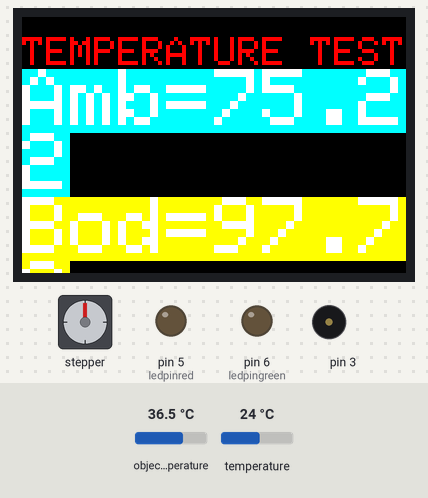
Bench run of a sketch on a simulated Arduino Uno, built with avr-gcc and run on an emulated ATmega328P. Parts: 96×64 colour display, stepper motor, output pins drawn as LEDs (lit = HIGH), buzzer (waves = sounding). Inputs (shaded band) come from the test bench; at power-on: object temperature 36.5 °C, temperature 24 °C. Stepper angles assume 300 steps per turn; what the sketch prints to the serial monitor is not drawn.

Above: at 1.8 s.
1.9 s: object temperature set to 32.5 °C
8.5 s: object temperature set to 32 °C
At 14.8 s:
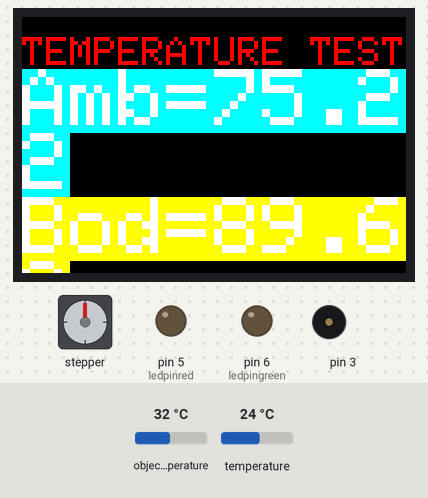
15.1 s: object temperature set to 39 °C
At 20.5 s:
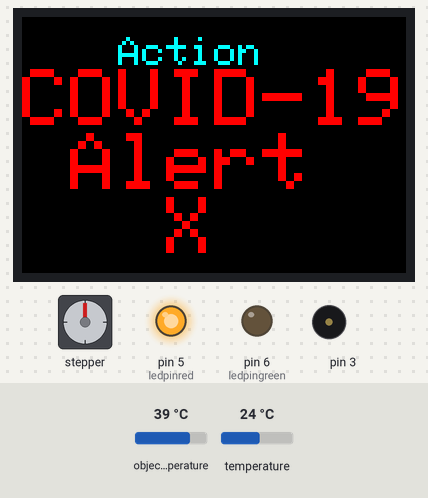
21.7 s: temperature set to 12 °C
At 27.7 s:
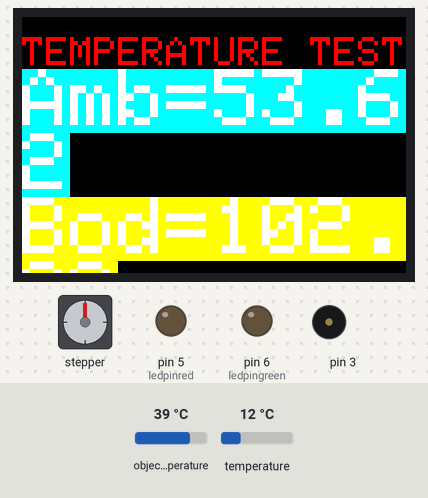
28.3 s: object temperature set to 20 °C
At 42.4 s:
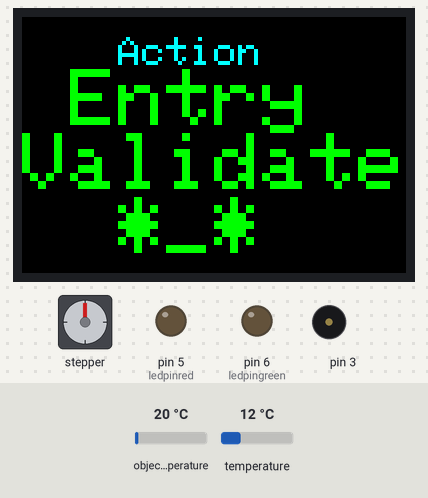
45.6 s: object temperature set to 44 °C
At 52.0 s:
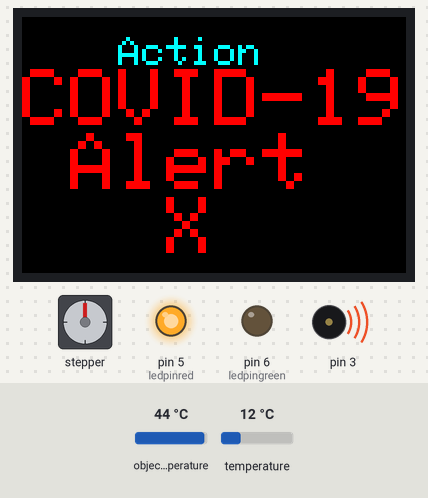
Timing chart, 0 to 53.2 s (numbered marks = the images above; inputs shaded):
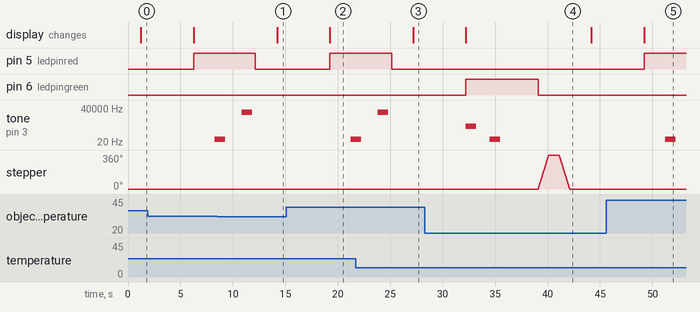

The sketch:

Final_project.ino
```cpp
/*************************                  ---ENGINEERING CAPESTONE PROJECT 2021---         ***************************************************
 *
 *
 * Project By:    Robocon's
 * Group:         6
 * Group Members: Mandal, Kirti
 *                Anaparthy, Sai Teja
 *                Kurmaighari, Sai Teja
 * Project Name:  Temperature Based Entrance System
 * Submitted To:  Prof. Jarabek, Mike
 * Instructor:    Prof. Jarabek, Mike
  References:     Adafruit, Jul 29, 2012 http://www.adafruit.com/products/684
                  Shedboy71, 6th May 2016 http://www.arduinoprojects.net/lcd-projects/mlx90614-and-oled-display-example.php#codesyntax_1
 *
 *
 **************************                 ---ENGINEERING CAPESTONE PROJECT 2021---         **************************************************/

#include <Adafruit_GFX.h>
#include <Adafruit_SSD1331.h>
#include <SPI.h>
#include <Wire.h>
#include <Adafruit_MLX90614.h>
#include "pitches.h"
Adafruit_MLX90614 mlx = Adafruit_MLX90614();

#include <Stepper.h>

const int stepsPerRevolution = 300;  // change this to fit the number of steps per revolution
// for your motor
int stepcount=0;

// initialize the stepper library on pins :
Stepper myStepper(stepsPerRevolution, 2, 4, 7, 12);

// pin definition of oled connection
#define sclk 13
#define mosi 11
#define cs   10
#define rst  9
#define dc   8
int ledpinred = 5;         //red
int ledpingreen = 6;         //green

// Color definitions
#define BLACK           0x0000
#define BLUE            0x001F
#define RED             0xF800
#define GREEN           0x07E0
#define CYAN            0x07FF
#define MAGENTA         0xF81F
#define YELLOW          0xFFE0
#define WHITE           0xFFFF

Adafruit_SSD1331 display = Adafruit_SSD1331(&SPI, cs, dc, rst);

float p = 3.1415926;
float noteDurations[] = {1,1,1};
int melody[] = {NOTE_CS1};
int melodyy[] = {NOTE_E5};
int variation= 0;

void setup(void)
{
      pinMode (ledpinred, OUTPUT);
      pinMode (ledpingreen, OUTPUT);
      //pinMode(buzzer,OUTPUT);//initialize the buzzer pin as an output
      pinMode(3, OUTPUT);
      // set the speed at 60 rpm:
  myStepper.setSpeed(60);

      Serial.begin(9600);
      Serial.println("hello!");
      display.begin();
      Serial.println("MLX_90614 testing");
      mlx.begin();
}

void loop()
{
    /*MLX90614 LOGIC*/
      Serial.print("Ambient = ");
      Serial.print(mlx.readAmbientTempC());
      Serial.print("*C\tObject = ");
      Serial.print(mlx.readObjectTempC());
      Serial.println(" Celsius");
      Serial.print("Ambient = ");
      Serial.print(mlx.readAmbientTempF());
      Serial.print("*F\tObject = ");
      Serial.print(mlx.readObjectTempF());
      Serial.println(" Farenhite");
       Serial.println(" variation is: ");
       /*to check variation between ambient temp and body temp for detection of any body */
      variation = mlx.readObjectTempF()- mlx.readAmbientTempF();
      Serial.println(variation);
      Serial.println();
      delay(1000);
      /*MLX90614 ends*/

      /*OLED CODE LOGIC STARTS*/
       display.fillScreen(BLACK);
      display.setCursor(0, 5);
      display.setTextColor(RED);
      display.setTextSize(1);
      display.println("TEMPERATURE TEST");
      display.setTextColor(WHITE, CYAN);
      display.setTextSize(2);
      display.print("Amb=");
      display.print(mlx.readAmbientTempF());
      display.print("\n");
      display.setTextColor(WHITE, YELLOW);
      display.setTextSize(2);
      display.print("Bod=");
      display.println(mlx.readObjectTempF());

       display.setTextSize(1);
        display.setTextColor(YELLOW);
      display.print("ALL TEMPERATURES IN FARHENITE");
      delay(5000);
      display.setCursor(0, 5);
      display.fillScreen(BLACK);

      /* Start for Entry Validate */
      if(mlx.readObjectTempF()<= 90.0 && variation > 4)
      {
        digitalWrite(ledpingreen, HIGH );    // turn the LED on by making the voltage high
        display.setTextColor(CYAN);
        display.setTextSize(0);
        display.println("    Action   ");
        display.setTextSize(2);
        display.setTextColor(GREEN);
        display.println(" Entry  Validate  *_* ");

        // iterate over the notes of the melody:
      for (int thisNote = 0; thisNote < 3; thisNote++)
      {
         // to calculate the note duration, take one second divided by the note type.
        //e.g. quarter note = 1000 / 4, eighth note = 1000/8, etc.
        int noteDuration = 1000 / noteDurations[thisNote];
        tone(3, melodyy[thisNote], noteDuration);

        // to distinguish the notes, set a minimum time between them.
        // the note's duration + 30% seems to work well:
        int pauseBetweenNotes = noteDuration * 1.30;
        delay(pauseBetweenNotes);

        delay(1000);

         // stop the tone playing:
         noTone(3);
     }
      digitalWrite(ledpingreen, LOW);    // turn the LED off by making the voltage low
     // delay(1000);

       // step one revolution  in one direction:
        Serial.println("clockwise");
        myStepper.step(stepsPerRevolution);
        delay(1000);

        // step one revolution in the other direction:
        Serial.println("counterclockwise");
        myStepper.step(-stepsPerRevolution);
       delay(1000);
    }
       /* End for Entry Validate */
      else if(mlx.readObjectTempF()> 90.0 && variation > 4)
      /* Start for COVID-19 alert */
       {
        display.setCursor(0, 5);
        display.fillScreen(BLACK);
        digitalWrite(ledpinred, HIGH);    // turn the LED ON by making the voltage HIGH
        display.setTextSize(0);
        display.setTextColor(CYAN);
        display.println("    Action   ");
        display.setTextSize(2);
        display.setTextColor(RED);
        display.print("COVID-19 Alert     X ");
         delay(2000);
          // iterate over the notes of the melody:
        for (int thisNote = 0; thisNote < 3; thisNote++)
          {
               // to calculate the note duration, take one second divided by the note type.
              //e.g. quarter note = 1000 / 4, eighth note = 1000/8, etc.
              int noteDuration = 1000 / noteDurations[thisNote];
              tone(3, melody[thisNote], noteDuration);

              // to distinguish the notes, set a minimum time between them.
              // the note's duration + 30% seems to work well:
              int pauseBetweenNotes = noteDuration * 1.30;
              delay(pauseBetweenNotes);
              // stop the tone playing:/
              noTone(3);

          }
        digitalWrite(ledpinred, LOW);    // turn the LED ON by making the voltage HIGH
          delay(1000);

      }
/* End for COVID-19 alert */
/*Detection of the person starts*/
else
{
      display.fillScreen(BLACK);
      display.setCursor(0, 5);
      display.setTextColor(RED);
      display.setTextSize(1);
      display.println("TEMPERATURE TESt");
      display.setTextColor(WHITE, MAGENTA );
      display.setTextSize(2);
      display.print("waiting for");
      display.print("\n");
      display.setTextColor(WHITE, MAGENTA );
      display.setTextSize(2);
      display.print("Person");
      delay(2000);

}
/*Detection of the person ends*/
}
/*OLED CODE LOGIC ENDS*/
```

pitches.h
```cpp
/*************************************************
   Public Constants
 *************************************************/

#define NOTE_B0  31
#define NOTE_C1  33
#define NOTE_CS1 35
#define NOTE_D1  37
#define NOTE_DS1 39
#define NOTE_E1  41
#define NOTE_F1  44
#define NOTE_FS1 46
#define NOTE_G1  49
#define NOTE_GS1 52
#define NOTE_A1  55
#define NOTE_AS1 58
#define NOTE_B1  62
#define NOTE_C2  65
#define NOTE_CS2 69
#define NOTE_D2  73
#define NOTE_DS2 78
#define NOTE_E2  82
#define NOTE_F2  87
#define NOTE_FS2 93
#define NOTE_G2  98
#define NOTE_GS2 104
#define NOTE_A2  110
#define NOTE_AS2 117
#define NOTE_B2  123
#define NOTE_C3  131
#define NOTE_CS3 139
#define NOTE_D3  147
#define NOTE_DS3 156
#define NOTE_E3  165
#define NOTE_F3  175
#define NOTE_FS3 185
#define NOTE_G3  196
#define NOTE_GS3 208
#define NOTE_A3  220
#define NOTE_AS3 233
#define NOTE_B3  247
#define NOTE_C4  262
#define NOTE_CS4 277
#define NOTE_D4  294
#define NOTE_DS4 311
#define NOTE_E4  330
#define NOTE_F4  349
#define NOTE_FS4 370
#define NOTE_G4  392
#define NOTE_GS4 415
#define NOTE_A4  440
#define NOTE_AS4 466
#define NOTE_B4  494
#define NOTE_C5  523
#define NOTE_CS5 554
#define NOTE_D5  587
#define NOTE_DS5 622
#define NOTE_E5  659
#define NOTE_F5  698
#define NOTE_FS5 740
#define NOTE_G5  784
#define NOTE_GS5 831
#define NOTE_A5  880
#define NOTE_AS5 932
#define NOTE_B5  988
#define NOTE_C6  1047
#define NOTE_CS6 1109
#define NOTE_D6  1175
#define NOTE_DS6 1245
#define NOTE_E6  1319
#define NOTE_F6  1397
#define NOTE_FS6 1480
#define NOTE_G6  1568
#define NOTE_GS6 1661
#define NOTE_A6  1760
#define NOTE_AS6 1865
#define NOTE_B6  1976
#define NOTE_C7  2093
#define NOTE_CS7 2217
#define NOTE_D7  2349
#define NOTE_DS7 2489
#define NOTE_E7  2637
#define NOTE_F7  2794
#define NOTE_FS7 2960
#define NOTE_G7  3136
#define NOTE_GS7 3322
#define NOTE_A7  3520
#define NOTE_AS7 3729
#define NOTE_B7  3951
#define NOTE_C8  4186
#define NOTE_CS8 4435
#define NOTE_D8  4699
#define NOTE_DS8 4978
```

Measured:
- the behaviour switches between 32.3 and 32.2 °C on object temperature (found by bisection; images 0 and 1)
- after the input at 8.5 s, the display: changes after 5.7 s (image 1)
- after the input at 15.1 s, pin 5 (ledpinred): LOW → HIGH after 4.1 s; pin 6 (ledpingreen): stays LOW (without the input it goes to HIGH after 4.1 s); the display: changes after 4.1 s (image 2)
- after the input at 21.7 s, the display: changes after 5.5 s (image 3)
- after the input at 28.3 s, pin 5 (ledpinred): stays LOW (without the input it goes to HIGH after 3.9 s); pin 6 (ledpingreen): LOW → HIGH after 3.9 s, → LOW 6.9 s later; stepper: turns 360° clockwise in 0.99 s, then 360° counter-clockwise in 0.99 s; the display: changes after 3.9 s (image 4)
- after the input at 45.6 s, pin 5 (ledpinred): LOW → HIGH after 3.6 s; pin 6 (ledpingreen): stays LOW (without the input it goes to HIGH after 3.6 s); the display: changes after 3.6 s (image 5)
